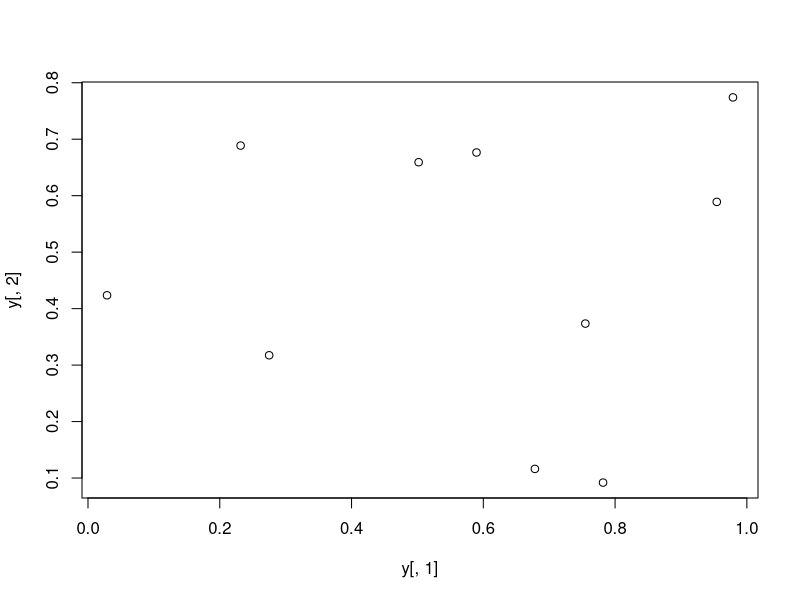
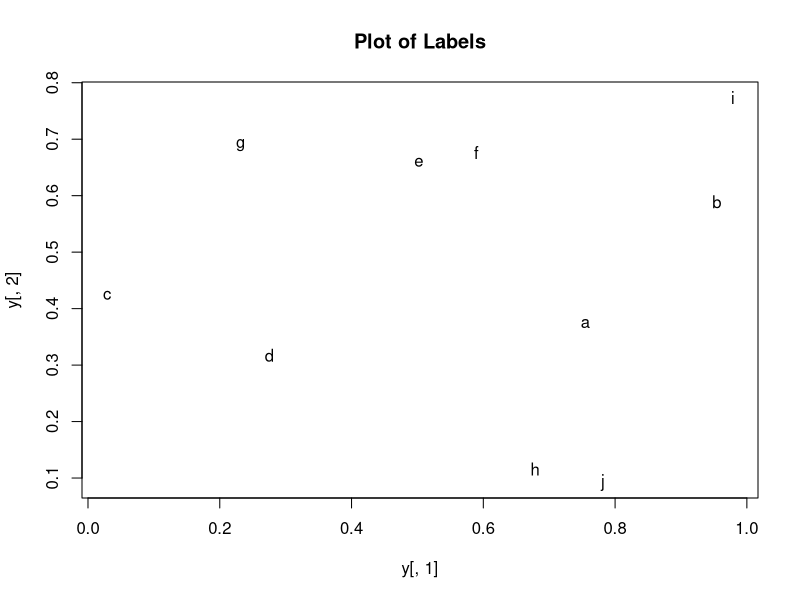
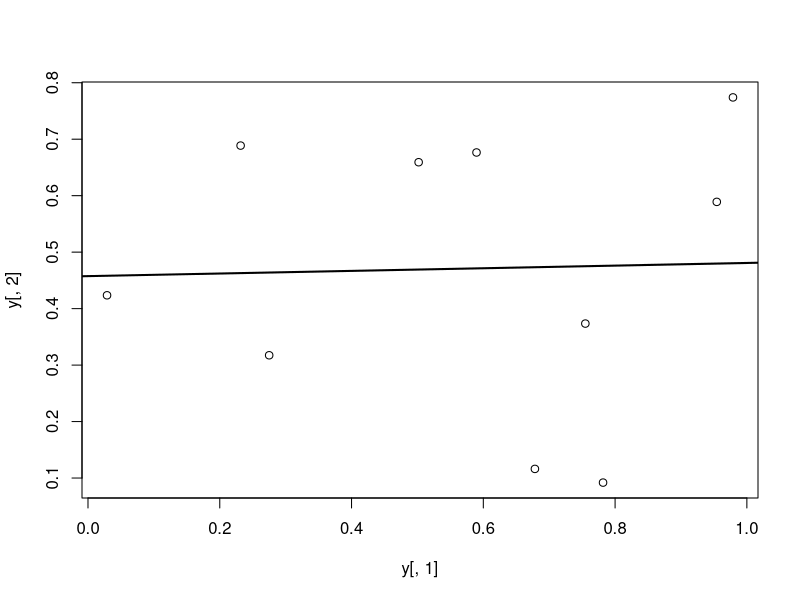
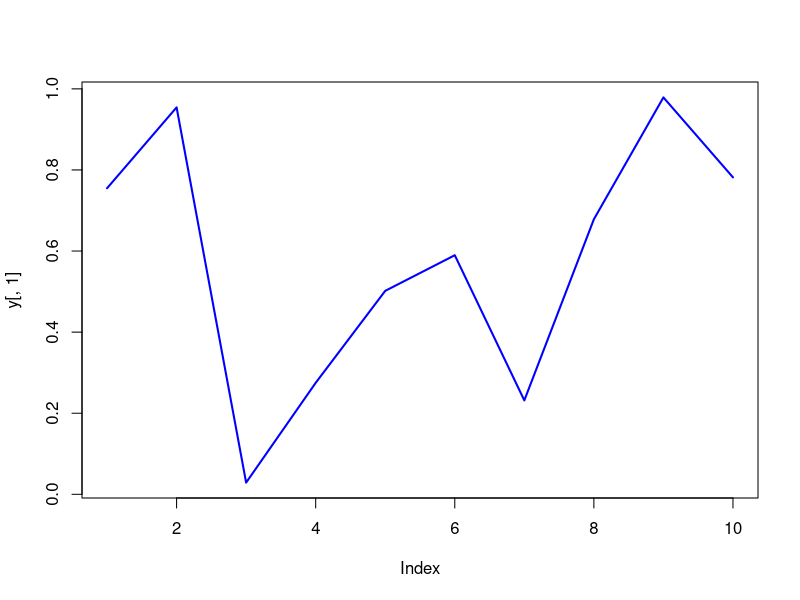
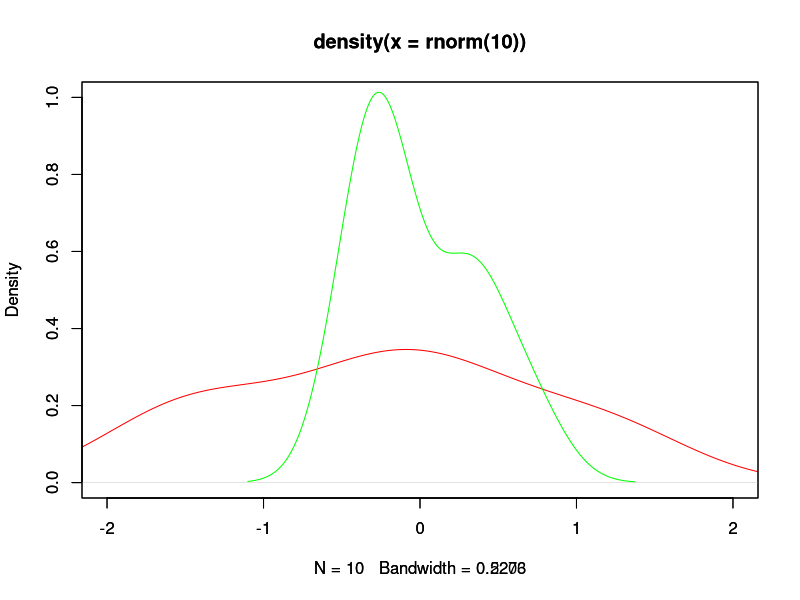
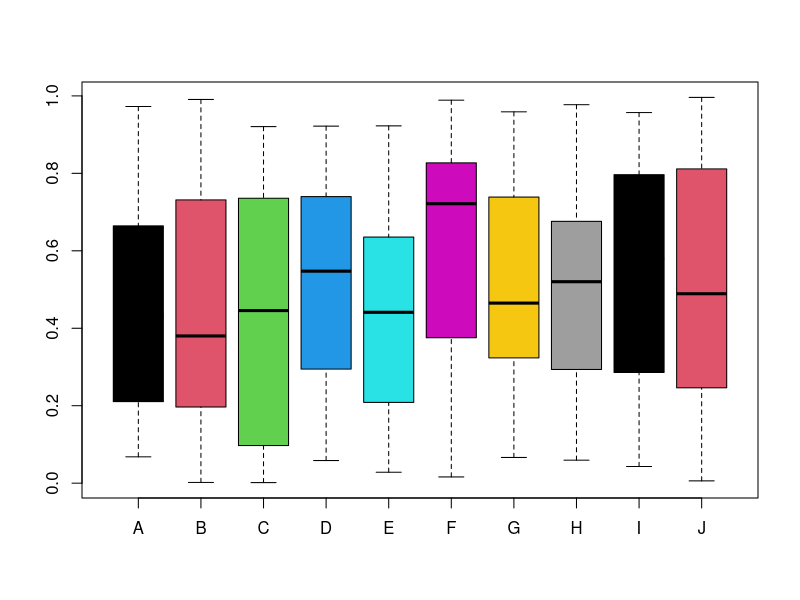
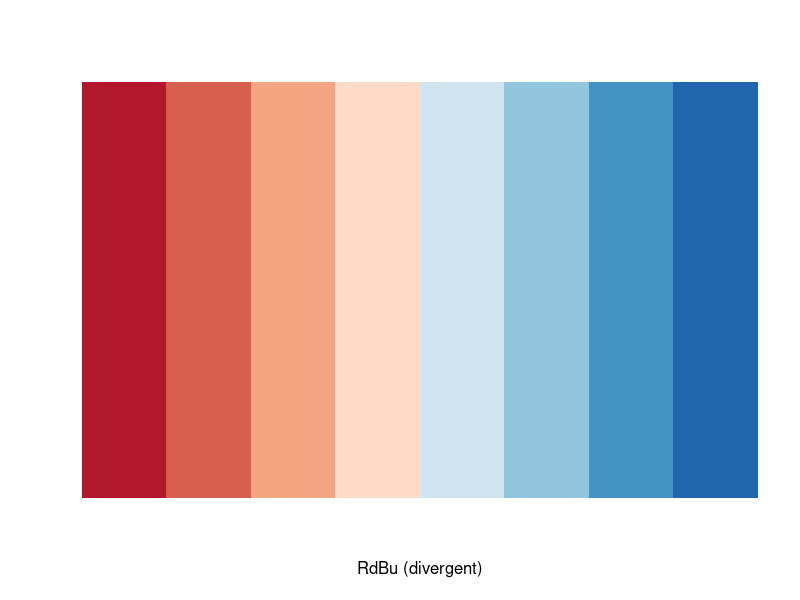
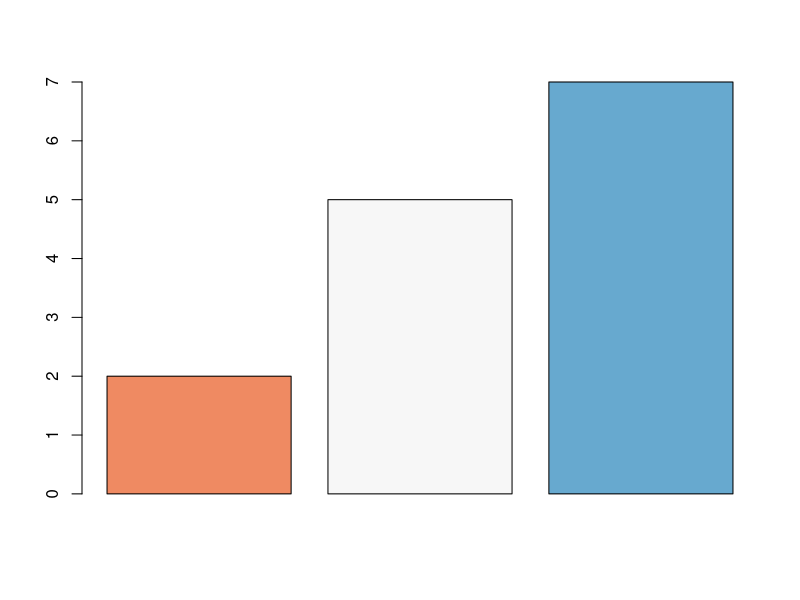

Recreate these plots in R, in order. (Note: this script raises an error after producing the figures.)
## ---- chunk 1
knitr::opts_chunk$set(echo = TRUE)
## ---- chunk 2
library(RColorBrewer)
library(ggplot2)
## ---- chunk 3
y <- as.data.frame(matrix(runif(30), ncol=3, dimnames=list(letters[1:10], LETTERS[1:3]))) 
head(y)  
## ---- chunk 4
plot(y[,1], y[,2]) 
## ---- chunk 5
plot(y[,1], y[,2], type="n", main="Plot of Labels"); 
text(y[,1], y[,2], rownames(y)) 
## ---- chunk 6
plot(y[,1], y[,2]); 
myline <- lm(y[,2]~y[,1], data=y[,1:2]); 
abline(myline, lwd=2) 
summary(myline) 
## ---- chunk 7
plot(y[,1], type="l", lwd=2, col="blue") 
## ---- chunk 8
plot(density(rnorm(10)), xlim=c(-2,2), ylim=c(0,1), col="red"); par(new=TRUE)
## ---- chunk 9
# Several density plots can be overlayed. In ths example two density plots are plotted at the same scale, and depend on the par command above.
plot(density(rnorm(10)), xlim=c(-2,2), ylim=c(0,1), col="green")
## ---- chunk 10
# Generates a sample data set.
y <- as.data.frame(matrix(runif(300), ncol=10, dimnames=list(1:30, LETTERS[1:10]))) 
## ---- chunk 11
# Creates a box plot. A box plot (also known as a box-and-whisker diagram) is a graphical representation of a five-number summary, which consists of the smallest
# observation, lower quartile, median, upper quartile and largest observation
boxplot(y, col=1:length(y))
## ---- chunk 12
display.brewer.pal(n = 8, name = 'RdBu')
## ---- chunk 13
barplot(c(2,5,7), col=brewer.pal(n = 3, name = "RdBu"))
## ---- chunk 14
data=as.matrix(mtcars)
head(data)
## ---- chunk 15
heatmap(data)
## ---- chunk 16
heatmap(data, scale="column")
## ---- chunk 17
coul = colorRampPalette(brewer.pal(8, "PiYG"))(25)
heatmap(data, scale="column", col = coul)
## ---- chunk 18
d<-read.table("Gene_expression_matrix.txt",header=T,sep="\t")
dsm<-subset(d, d$h1_P > 10 & d$h1_P <1000)
forHeatmap<-dsm[,2:5] #get rid of the gene names
forHeatmap<-as.matrix(forHeatmap) 
heatmap(forHeatmap)
## ---- chunk 19
vector1 <- c(1,2,3,4,5,6,7,8,9,10)
vector2 <- c(2,4,6,8,3,5,7,9,0,1)

plot(density(vector1, vector2))
## ---- chunk 20
barplot(vector1, col=brewer.pal(n = 10, name = "BuPu"))
barplot(vector1, col=brewer.pal(n = 10, name = "Accent"))
barplot(vector1, col=brewer.pal(n = 10, name = "BrBG"))
## ---- chunk 21
d<-read.table("Gene_expression_matrix.txt",header=T,sep="\t")
dsm<-subset(d, d$h1_P > 10000 & d$h2_P > 10000 & d$h1_T12 > 10000 & d$h2_T12 > 10000) 
summary(dsm)
forHeatmap<-dsm[,2:5] #get rid of the gene names
forHeatmap<-as.matrix(forHeatmap) 
heatmap(forHeatmap, scale="column", col = terrain.colors(256))
